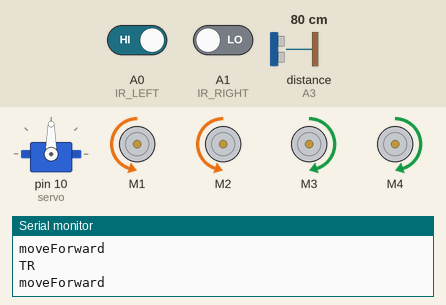
The sketch below on a simulated Arduino Uno, built with avr-gcc and run on an emulated ATmega328P. Shown: servo, 4 × DC motor (green arrow = forward, orange = backward, longer = faster), the last lines printed to the serial monitor. Inputs (shaded band) come from the test bench; at power-on: distance to the obstacle (sensor on A3) 80 cm, A0 (IR_LEFT) HIGH, A1 (IR_RIGHT) LOW. The echo pulse lasts 58.3 µs per cm.

Above: at 1.2 s.
1.3 s: distance to the obstacle (sensor on A3) set to 23 cm
4.3 s: distance to the obstacle (sensor on A3) set to 19 cm
At 6.8 s:
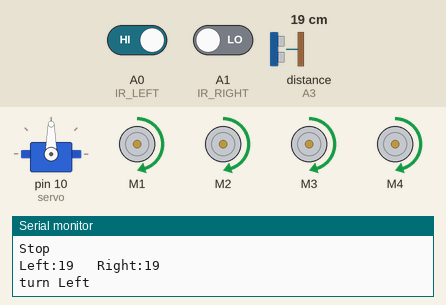
7.3 s: distance to the obstacle (sensor on A3) set to 35 cm
At 9.3 s:
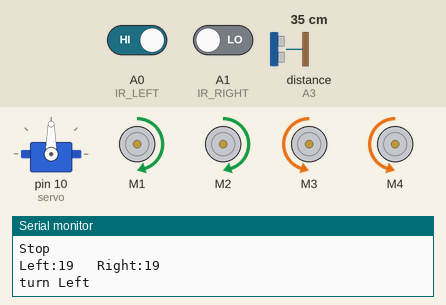
10.3 s: distance to the obstacle (sensor on A3) set to 2 cm
At 10.8 s:
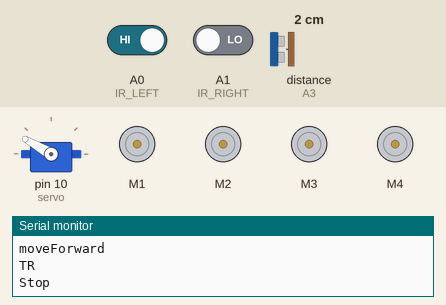
Timing chart, 0 to 14.3 s (numbered marks = the images above; inputs shaded):
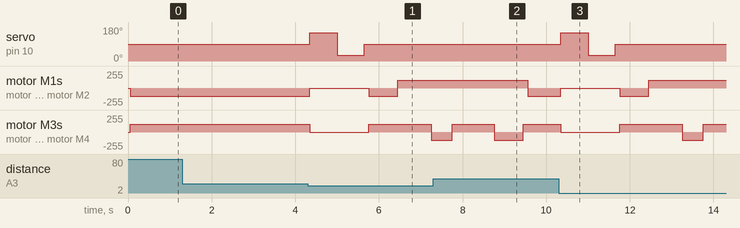

Measured:
- the behaviour switches between 21 and 20 cm on distance to the obstacle (sensor on A3) (found by bisection; images 0 and 1)
- after the input at 4.3 s, servo on pin 10 (servo): 90° → 150° after 0.05 s, → 30° 0.65 s later, → 90° 0.65 s later; motor M1: backward 120/255 → stopped after 0.05 s, → backward 120/255 1.4 s later, → forward 120/255 0.70 s later
- after the input at 7.3 s, servo on pin 10 (servo): stays 90° (without the input it goes to 150° after 2.3 s); motor M1, motor M2: goes on until 9.6 s, then stays backward 120/255; motor M3, motor M4: goes on until 9.5 s, then stays forward 120/255
- after the input at 10.3 s, servo on pin 10 (servo): 90° → 150° after 0.05 s, → 30° 0.65 s later, → 90° 0.65 s later; motor M1: backward 120/255 → stopped after 0.05 s, → backward 120/255 1.4 s later, → forward 120/255 0.70 s later

The sketch:

Robot-line-follower.ino
```cpp
#include <NewPing.h>
#include <Servo.h>
#include <AFMotor.h>

// HC-SR04 sensor
#define TRIGGER_PIN A2
#define ECHO_PIN A3
#define MAX_DISTANCE 50

// IR sensor
#define IR_LEFT A0
#define IR_RIGHT A1

// Motor
#define MAX_SPEED 200
#define MAX_SPEED_OFFSET 20

Servo servo;

NewPing sonar(TRIGGER_PIN, ECHO_PIN, MAX_DISTANCE);

AF_DCMotor motor1(1, MOTOR12_1KHZ);
AF_DCMotor motor2(2, MOTOR12_1KHZ);
AF_DCMotor motor3(3, MOTOR34_1KHZ);
AF_DCMotor motor4(4, MOTOR34_1KHZ);

int distance = 0;
int leftDistance;
int rightDistance;
boolean object;

void setup() {
  Serial.begin(9600);
  pinMode(IR_LEFT, INPUT);
  pinMode(IR_RIGHT, INPUT);
  servo.attach(10);
  servo.write(90);

  setMotorSpeed(120);
}

void loop() {
  int irLeft = digitalRead(IR_LEFT);
  int irRight = digitalRead(IR_RIGHT);

  if (irLeft == 0 && irRight == 0) {
    objectAvoid();
    moveForward();
  } else if (irLeft == 0 && irRight == 1) {
    objectAvoid();
    Serial.println("TL");
    moveLeft();
  } else if (irLeft == 1 && irRight == 0) {
    objectAvoid();
    Serial.println("TR");
    moveRight();
  } else {
    Stop();
  }
}

void objectAvoid() {
  distance = getDistance();
  if (distance <= 20) {
    Stop();
    Serial.println("Stop");

    lookLeft();
    lookRight();
    delay(100);
    if (rightDistance <= leftDistance) {
      object = true;
      turn();
      Serial.println("moveLeft");
    } else {
      object = false;
      turn();
      Serial.println("moveRight");
    }
    delay(100);
  } else {
    Serial.println("moveForward");
    moveForward();
  }
}

int getDistance() {
  delay(50);
  int cm = sonar.ping_cm();
  return cm == 0 ? 100 : cm;
}

void lookLeft() {
  servo.write(150);
  delay(500);
  leftDistance = getDistance();
  delay(100);
  servo.write(90);
  Serial.print("Left:");
  Serial.print(leftDistance);
}

void lookRight() {
  servo.write(30);
  delay(500);
  rightDistance = getDistance();
  delay(100);
  servo.write(90);
  Serial.print("   Right:");
  Serial.println(rightDistance);
}

void Stop() {
  setMotorState(RELEASE);
}

void moveForward() {
  setMotorState(FORWARD);
}

void moveBackward() {
  setMotorState(BACKWARD);
}

void turn() {
  if (object == false) {
    Serial.println("turn Right");
    moveLeft();
    delay(700);
    moveForward();
    delay(800);
    moveRight();
    delay(500);
    moveForward();
    delay(1000);
    moveRight();
    delay(700);
  } else {
    Serial.println("turn Left");
    moveRight();
    delay(700);
    moveForward();
    delay(800);
    moveLeft();
    delay(500);
    moveForward();
    delay(1000);
    moveLeft();
    delay(700);
  }
  moveForward();
}

void moveRight() {
  motor1.run(BACKWARD);
  motor2.run(BACKWARD);
  motor3.run(FORWARD);
  motor4.run(FORWARD);
}

void moveLeft() {
  motor1.run(FORWARD);
  motor2.run(FORWARD);
  motor3.run(BACKWARD);
  motor4.run(BACKWARD);
}

void setMotorSpeed(int speed) {
  motor1.setSpeed(speed);
  motor2.setSpeed(speed);
  motor3.setSpeed(speed);
  motor4.setSpeed(speed);
}

void setMotorState(int state) {
  motor1.run(state);
  motor2.run(state);
  motor3.run(state);
  motor4.run(state);
}
```
